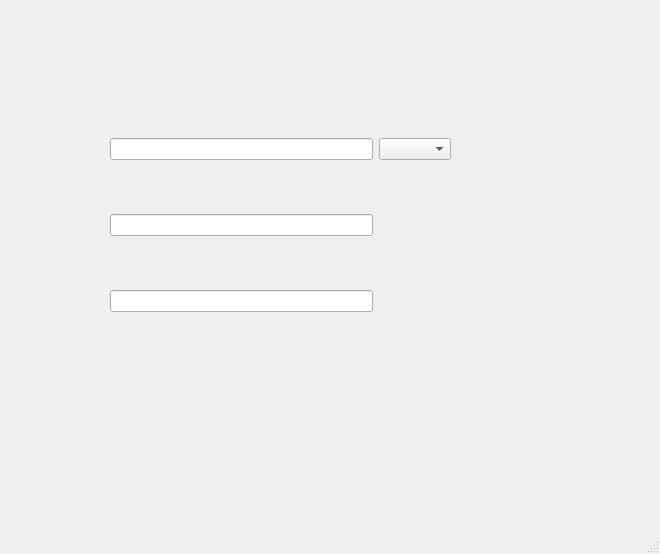
<?xml version="1.0" encoding="UTF-8"?>
<ui version="4.0">
 <class>MainWindow</class>
 <widget class="QMainWindow" name="MainWindow">
  <property name="geometry">
   <rect>
    <x>0</x>
    <y>0</y>
    <width>660</width>
    <height>554</height>
   </rect>
  </property>
  <property name="windowTitle">
   <string>MainWindow</string>
  </property>
  <widget class="QWidget" name="centralwidget">
   <widget class="QWidget" name="">
    <property name="geometry">
     <rect>
      <x>110</x>
      <y>90</y>
      <width>341</width>
      <height>271</height>
     </rect>
    </property>
    <layout class="QGridLayout" name="gridLayout">
     <item row="0" column="0">
      <widget class="QLineEdit" name="lineEdit"/>
     </item>
     <item row="0" column="1">
      <widget class="QComboBox" name="comboBox"/>
     </item>
     <item row="1" column="0">
      <widget class="QLineEdit" name="lineEdit_2"/>
     </item>
     <item row="2" column="0">
      <widget class="QLineEdit" name="lineEdit_3"/>
     </item>
    </layout>
   </widget>
  </widget>
  <widget class="QMenuBar" name="menubar">
   <property name="geometry">
    <rect>
     <x>0</x>
     <y>0</y>
     <width>660</width>
     <height>26</height>
    </rect>
   </property>
  </widget>
  <widget class="QStatusBar" name="statusbar"/>
 </widget>
 <tabstops>
  <tabstop>lineEdit_3</tabstop>
  <tabstop>lineEdit_2</tabstop>
  <tabstop>lineEdit</tabstop>
  <tabstop>comboBox</tabstop>
 </tabstops>
 <resources/>
 <connections/>
</ui>
